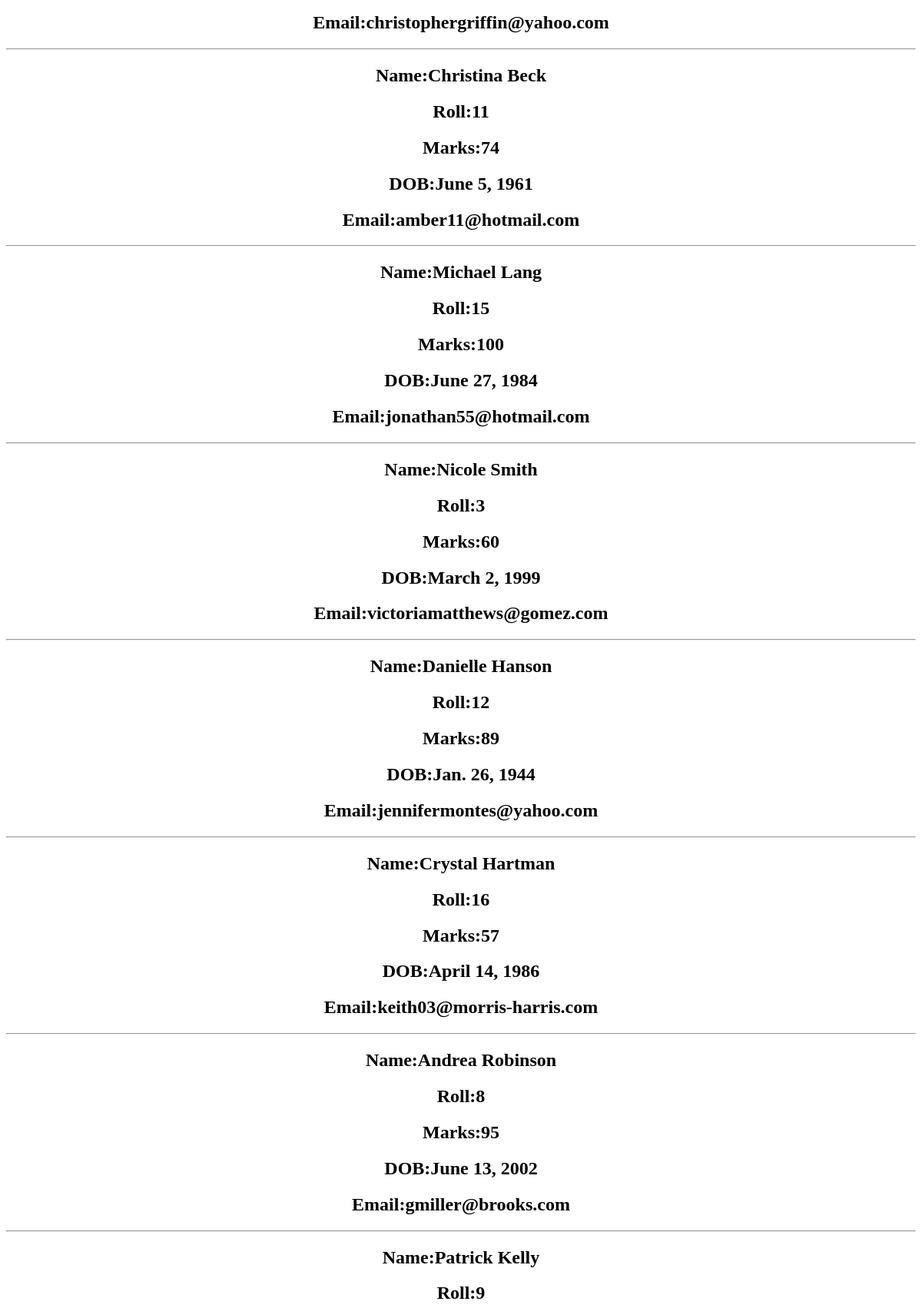
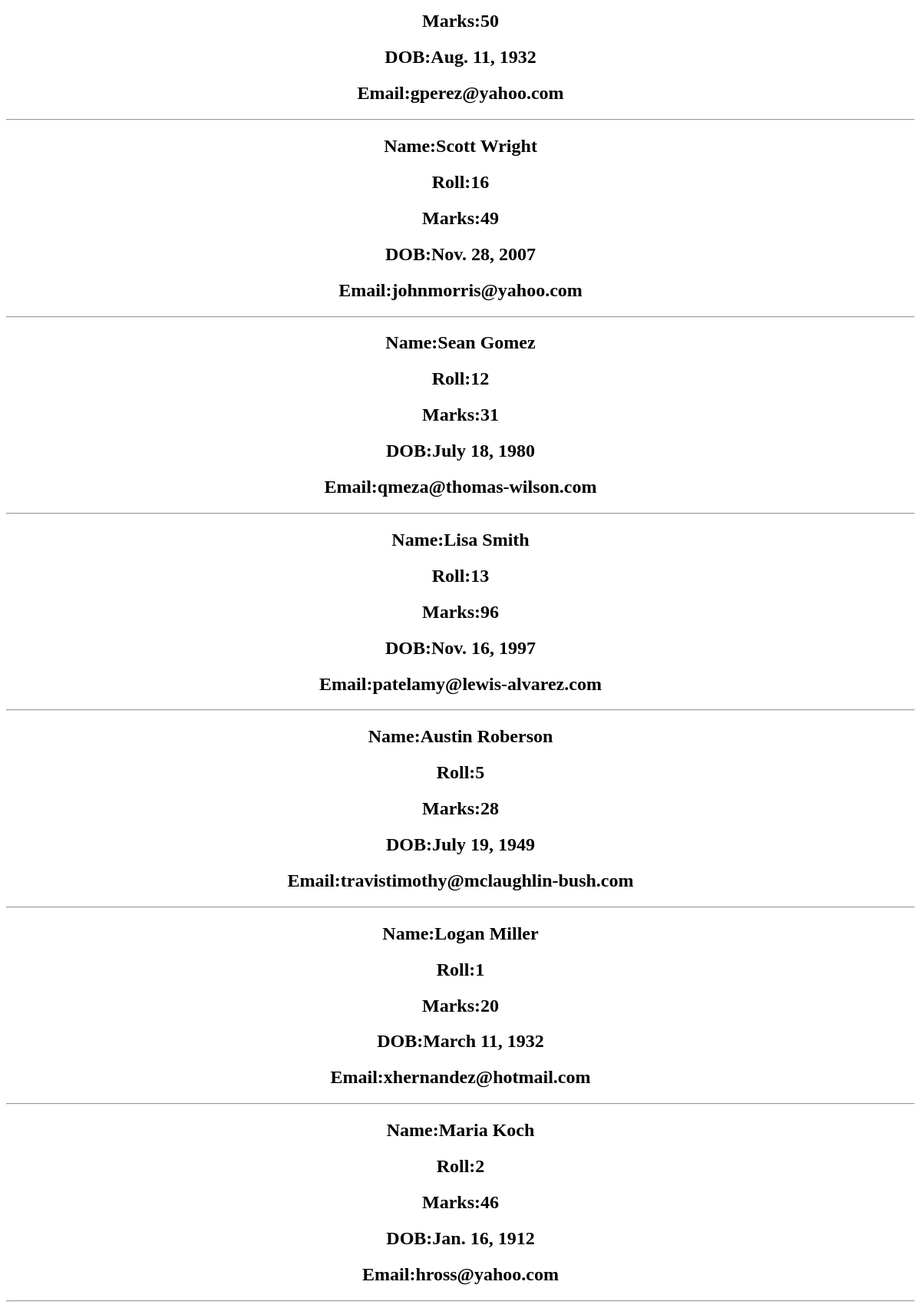
Before: /response/ (lower part) with the older database file (2 pictures, top to bottom).
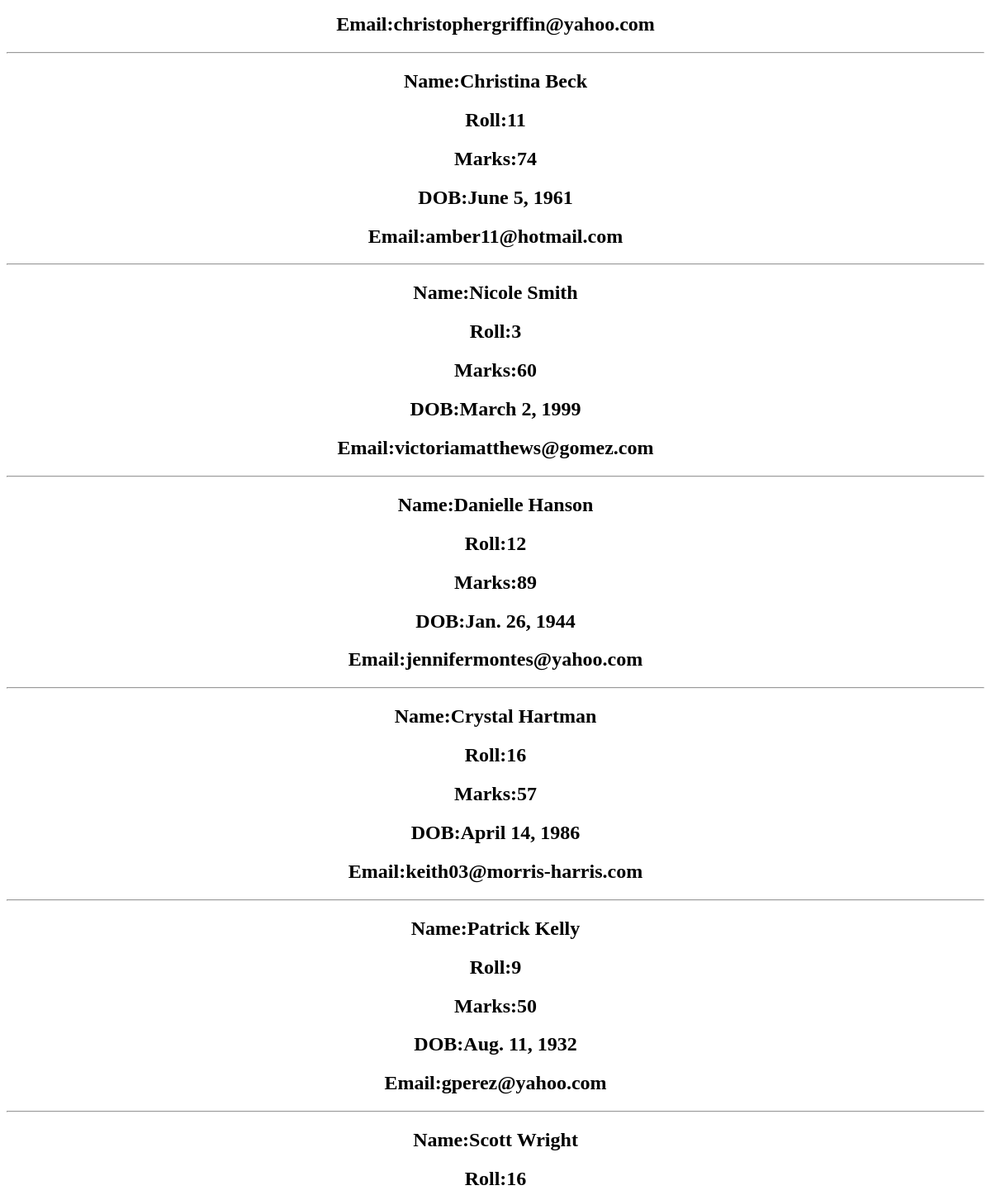
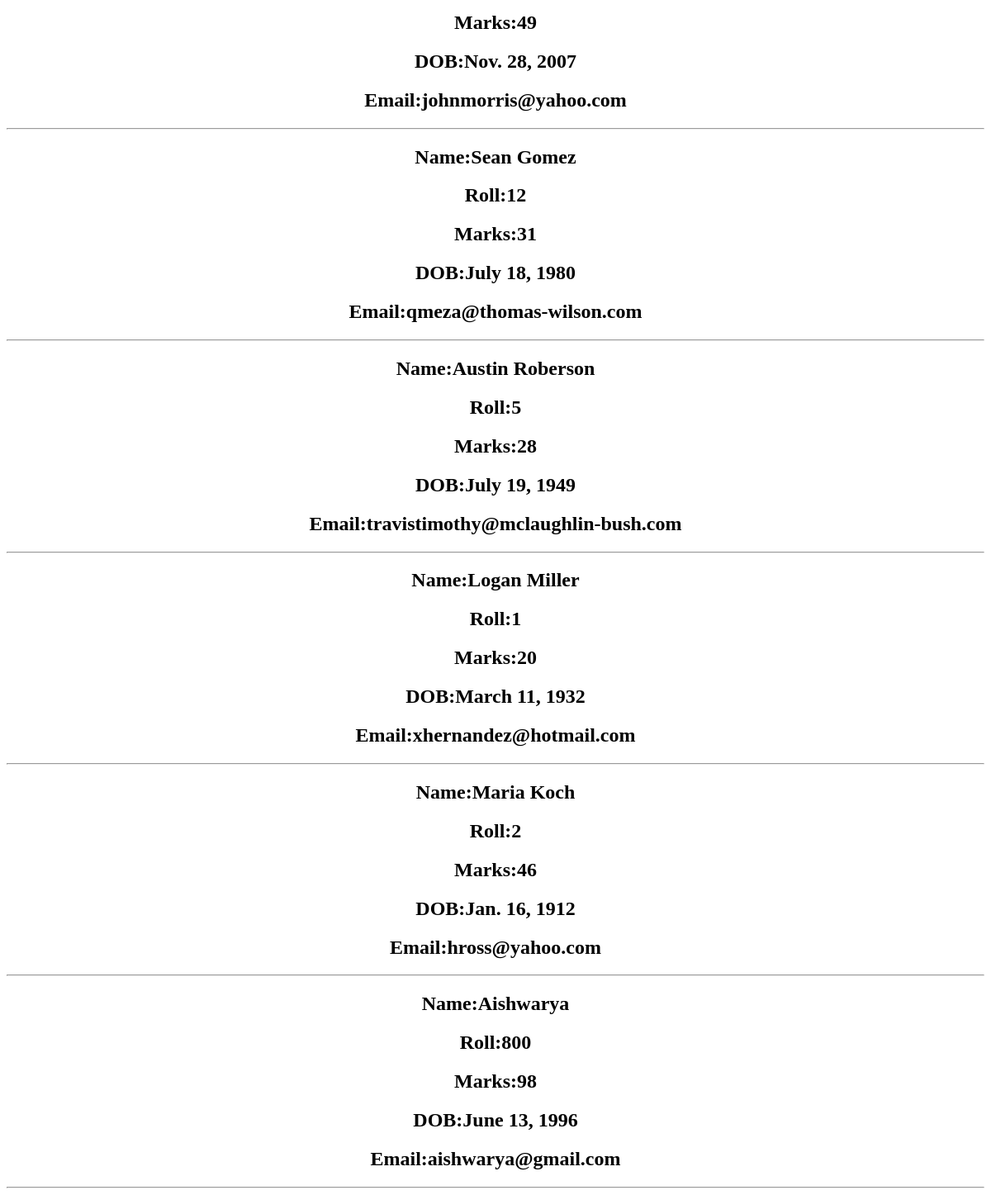
After: the same page with the newer database file (2 pictures, top to bottom).
### myApp/models.py (models this page shows)
class Student(models.Model):
    name=models.CharField(max_length=40)
    roll=models.IntegerField()
    marks=models.IntegerField()
    dob=models.DateField()
    email=models.EmailField()

### myApp/views.py (the view)
# urls.py: path('response/',views.view1)
def view1(request):
    s=Student.objects.all()
    d={'stud':s}
    return render(request,'myApp/1.html',d)

### templates/myApp/1.html (shortened to what this page needs)
<!DOCTYPE html>
<html lang="en">
<head>
</head>
<body>
    <center>
        {% for x in stud %}
        <h2>Name:{{x.name}}</h2>
        <h2>Roll:{{x.roll}}</h2>
        <h2>Marks:{{x.marks}}</h2>
        <h2>DOB:{{x.dob}}</h2>
        <h2>Email:{{x.email}}</h2>
        <hr>
        {% endfor %}
    </center>
</body>
</html>

Changed rows visible on the page:
removed Student: name "Michael Lang", roll "15", marks "100", dob "June 27, 1984", email "jonathan55@hotmail.com"
removed Student: name "Andrea Robinson", roll "8", marks "95", dob "June 13, 2002", email "gmiller@brooks.com"
removed Student: name "Lisa Smith", roll "13", marks "96", dob "Nov. 16, 1997", email "patelamy@lewis-alvarez.com"
added Student: name "Aishwarya", roll "800", marks "98", dob "June 13, 1996", email "aishwarya@gmail.com"
